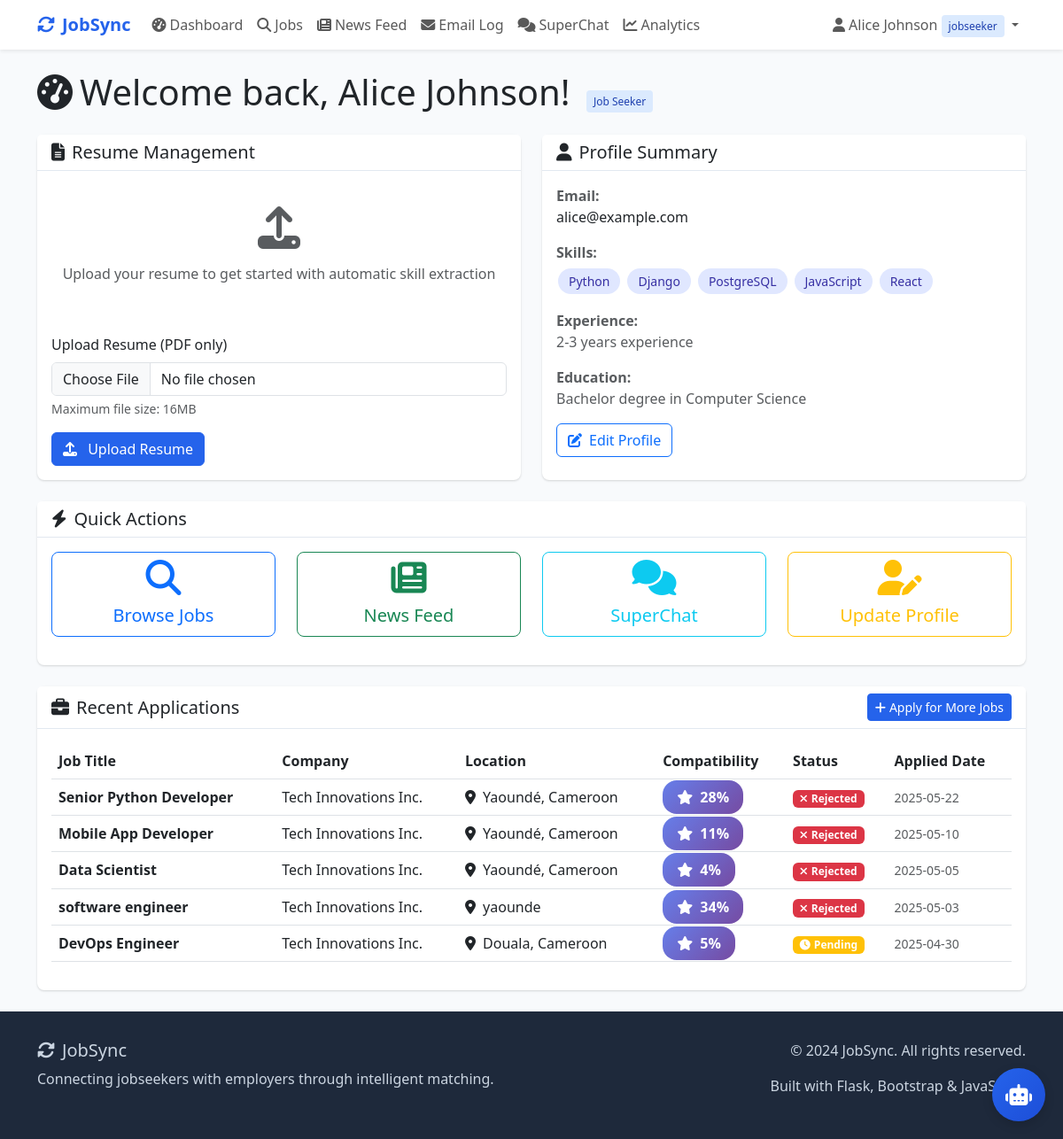
Page /jobseeker_dashboard (signed in) on the committed database.
### tables this page shows
CREATE TABLE user_profiles (
            id INTEGER PRIMARY KEY AUTOINCREMENT,
            user_id INTEGER,
            skills TEXT,
            experience TEXT,
            education TEXT,
            resume_filename TEXT,
            FOREIGN KEY (user_id) REFERENCES users (id)
        );

CREATE TABLE applications (
            id INTEGER PRIMARY KEY AUTOINCREMENT,
            job_id INTEGER,
            applicant_id INTEGER,
            employer_id INTEGER,
            compatibility_score INTEGER,
            status TEXT DEFAULT 'pending',
            applied_at TIMESTAMP DEFAULT CURRENT_TIMESTAMP,
            FOREIGN KEY (job_id) REFERENCES jobs (id),
            FOREIGN KEY (applicant_id) REFERENCES users (id),
            FOREIGN KEY (employer_id) REFERENCES users (id)
        );

CREATE TABLE jobs (
            id INTEGER PRIMARY KEY AUTOINCREMENT,
            employer_id INTEGER,
            title TEXT NOT NULL,
            description TEXT NOT NULL,
            requirements TEXT,
            skills TEXT,
            salary TEXT,
            location TEXT,
            job_type TEXT,
            posted_at TIMESTAMP DEFAULT CURRENT_TIMESTAMP,
            FOREIGN KEY (employer_id) REFERENCES users (id)
        );

CREATE TABLE users (
            id INTEGER PRIMARY KEY AUTOINCREMENT,
            username TEXT NOT NULL,
            email TEXT UNIQUE NOT NULL,
            password TEXT NOT NULL,
            user_type TEXT NOT NULL,
            company_name TEXT,
            created_at TIMESTAMP DEFAULT CURRENT_TIMESTAMP
        );

### app.py (the view)
@app.route('/jobseeker_dashboard')
def jobseeker_dashboard():
    if 'user_id' not in session or session['user_type'] != 'jobseeker':
        return redirect(url_for('login'))
    conn = get_db_connection()
    profile = conn.execute(
        'SELECT * FROM user_profiles WHERE user_id = ?',
        (session['user_id'],)
    ).fetchone()
    applications = conn.execute('''
        SELECT a.*, j.title as job_title, j.location, u.company_name
        FROM applications a
        JOIN jobs j ON a.job_id = j.id
        JOIN users u ON a.employer_id = u.id
        WHERE a.applicant_id = ?
        ORDER BY a.applied_at DESC
        LIMIT 10
    ''', (session['user_id'],)).fetchall()
    conn.close()
    return render_template('jobseeker_dashboard.html', profile=profile, applications=applications)

### app.py (called while the page is built)
def get_db_connection():
    conn = sqlite3.connect('jobportal.db', timeout=30)
    conn.row_factory = sqlite3.Row
    conn.execute('PRAGMA journal_mode=WAL;')
    conn.execute('PRAGMA synchronous=NORMAL;')
    conn.execute('PRAGMA cache_size=10000;')
    conn.execute('PRAGMA temp_store=memory;')
    return conn

### templates/jobseeker_dashboard.html (shortened to what this page needs)
{% extends "base.html" %}
{% block content %}
<div class="row">
    <div class="col-12">
        <h1 class="mb-4">
            <i class="fas fa-tachometer-alt me-2"></i>Welcome back, {{ session.username }}!
            <span class="user-type-badge user-type-jobseeker ms-2">Job Seeker</span>
        </h1>
    </div>
</div>
<div class="row">
    <div class="col-lg-6 mb-4">
        <div class="card h-100">
            <div class="card-header">
                <h5 class="mb-0">
                    <i class="fas fa-file-alt me-2"></i>Resume Management
                </h5>
            </div>
            <div class="card-body">
                {% if profile and profile.resume_filename %}
                    <div class="alert alert-success">
                        <i class="fas fa-check-circle me-2"></i>
                        <strong>Resume uploaded successfully!</strong>
                        <br>
                        <small class="text-muted">File: {{ profile.resume_filename }}</small>
                    </div>
                    {% if profile.skills %}
                    <div class="mb-3">
                        <h6>Extracted Skills:</h6>
                        <div class="d-flex flex-wrap gap-1">
                            {% for skill in profile.skills.split(',') %}
                                <span class="skill-tag">{{ skill.strip() }}</span>
                            {% endfor %}
                        </div>
                    </div>
                    {% endif %}
                    {% if profile.experience %}
                    <div class="mb-3">
                        <h6>Experience:</h6>
                        <p class="text-muted">{{ profile.experience }}</p>
                    </div>
                    {% endif %}
                    {% if profile.education %}
                    <div class="mb-3">
                        <h6>Education:</h6>
                        <p class="text-muted">{{ profile.education }}</p>
                    </div>
                    {% endif %}
                {% else %}
                    <div class="text-center py-4">
                        <i class="fas fa-upload fa-3x text-muted mb-3"></i>
                        <p class="text-muted">Upload your resume to get started with automatic skill extraction</p>
                    </div>
                {% endif %}
                <form action="{{ url_for('upload_resume') }}" method="POST" enctype="multipart/form-data" class="mt-3">
                    <div class="mb-3">
                        <label for="resume" class="form-label">Upload Resume (PDF only)</label>
                        <input type="file" class="form-control" id="resume" name="resume" accept=".pdf" required>
                        <div class="form-text">Maximum file size: 16MB</div>
                    </div>
                    <button type="submit" class="btn btn-primary">
                        <i class="fas fa-upload me-2"></i>
                        {% if profile and profile.resume_filename %}Update Resume{% else %}Upload Resume{% endif %}
                    </button>
                </form>
            </div>
        </div>
    </div>
    <div class="col-lg-6 mb-4">
        <div class="card h-100">
            <div class="card-header">
                <h5 class="mb-0">
                    <i class="fas fa-user me-2"></i>Profile Summary
                </h5>
            </div>
            <div class="card-body">
                <div class="mb-3">
                    <label class="fw-bold text-muted">Email:</label>
                    <p class="mb-2">{{ session.get('email', 'Not available') }}</p>
                </div>
                <div class="mb-3">
                    <label class="fw-bold text-muted">Skills:</label>
                    {% if profile and profile.skills %}
                        <div class="d-flex flex-wrap gap-1 mt-1">
                            {% for skill in profile.skills.split(',') %}
                                <span class="skill-tag">{{ skill.strip() }}</span>
                            {% endfor %}
                        </div>
                    {% else %}
                        <p class="text-muted">Upload your resume to extract skills</p>
                    {% endif %}
                </div>
                <div class="mb-3">
                    <label class="fw-bold text-muted">Experience:</label>
                    <p class="text-muted">{{ profile.experience if profile and profile.experience else 'Not specified' }}</p>
                </div>
                <div class="mb-3">
                    <label class="fw-bold text-muted">Education:</label>
                    <p class="text-muted">{{ profile.education if profile and profile.education else 'Not specified' }}</p>
                </div>
                <a href="{{ url_for('profile') }}" class="btn btn-outline-primary">
                    <i class="fas fa-edit me-2"></i>Edit Profile
                </a>
            </div>
        </div>
    </div>
</div>
<div class="row mb-4">
    <div class="col-12">
        <div class="card">
            <div class="card-header">
                <h5 class="mb-0">
                    <i class="fas fa-bolt me-2"></i>Quick Actions
                </h5>
            </div>
            <div class="card-body">
                <div class="row text-center">
                    <div class="col-md-3 mb-3">
                        <a href="{{ url_for('jobs') }}" class="btn btn-outline-primary btn-lg w-100">
                            <i class="fas fa-search fa-2x mb-2"></i>
                            <br>Browse Jobs
                        </a>
                    </div>
                    <div class="col-md-3 mb-3">
                        <a href="{{ url_for('newsfeed') }}" class="btn btn-outline-success btn-lg w-100">
                            <i class="fas fa-newspaper fa-2x mb-2"></i>
                            <br>News Feed
                        </a>
                    </div>
                    <div class="col-md-3 mb-3">
                        <a href="{{ url_for('chat') }}" class="btn btn-outline-info btn-lg w-100">
                            <i class="fas fa-comments fa-2x mb-2"></i>
                            <br>SuperChat
                        </a>
                    </div>
                    <div class="col-md-3 mb-3">
                        <a href="{{ url_for('profile') }}" class="btn btn-outline-warning btn-lg w-100">
                            <i class="fas fa-user-edit fa-2x mb-2"></i>
                            <br>Update Profile
                        </a>
                    </div>
                </div>
            </div>
        </div>
    </div>
</div>
<div class="row">
    <div class="col-12">
        <div class="card">
            <div class="card-header d-flex justify-content-between align-items-center">
                <h5 class="mb-0">
                    <i class="fas fa-briefcase me-2"></i>Recent Applications
                </h5>
                <a href="{{ url_for('jobs') }}" class="btn btn-sm btn-primary">
                    <i class="fas fa-plus me-1"></i>Apply for More Jobs
                </a>
            </div>
            <div class="card-body">
                {% if applications %}
                    <div class="table-responsive">
                        <table class="table table-hover">
                            <thead>
                                <tr>
                                    <th>Job Title</th>
                                    <th>Company</th>
                                    <th>Location</th>
                                    <th>Compatibility</th>
                                    <th>Status</th>
                                    <th>Applied Date</th>
                                </tr>
                            </thead>
                            <tbody>
                                {% for app in applications %}
                                <tr>
                                    <td>
                                        <strong>{{ app.job_title }}</strong>
                                    </td>
                                    <td>{{ app.company_name or 'N/A' }}</td>
                                    <td>
                                        <i class="fas fa-map-marker-alt me-1"></i>
                                        {{ app.location }}
                                    </td>
                                    <td>
                                        <span class="compatibility-score">
                                            <i class="fas fa-star me-1"></i>
                                            {{ app.compatibility_score }}%
                                        </span>
                                    </td>
                                    <td>
                                        {% if app.status == 'pending' %}
                                            <span class="badge bg-warning">
                                                <i class="fas fa-clock me-1"></i>Pending
                                            </span>
                                        {% elif app.status == 'accepted' %}
                                            <span class="badge bg-success">
                                                <i class="fas fa-check me-1"></i>Accepted
                                            </span>
                                        {% else %}
                                            <span class="badge bg-danger">
                                                <i class="fas fa-times me-1"></i>Rejected
                                            </span>
                                        {% endif %}
                                    </td>
                                    <td>
                                        <small class="text-muted">
                                            {{ app.applied_at.split(' ')[0] if app.applied_at else 'N/A' }}
                                        </small>
                                    </td>
                                </tr>
                                {% endfor %}
                            </tbody>
                        </table>
                    </div>
                {% endif %}
            </div>
        </div>
    </div>
</div>
{% endblock %}

### templates/base.html (style rules this page uses)
:root { --primary-color: #2563eb; --secondary-color: #64748b; --success-color: #10b981; --danger-color: #ef4444; --warning-color: #f59e0b; }
body { background-color: #f8fafc; font-family: 'Segoe UI', Tahoma, Geneva, Verdana, sans-serif; }
.btn-primary { background-color: var(--primary-color); border-color: var(--primary-color); }
.card { border: none; box-shadow: 0 1px 3px 0 rgba(0, 0, 0, 0.1), 0 1px 2px 0 rgba(0, 0, 0, 0.06); border-radius: 0.5rem; }
.card-header { background-color: #fff; border-bottom: 1px solid #e2e8f0; font-weight: 600; }
.compatibility-score { background: linear-gradient(135deg, #667eea 0%, #764ba2 100%); color: white; padding: 0.5rem 1rem; border-radius: 1rem; font-weight: bold; }
.skill-tag { background-color: #e0e7ff; color: #3730a3; padding: 0.25rem 0.75rem; border-radius: 1rem; font-size: 0.875rem; margin: 0.125rem; display: inline-block; }
.user-type-badge { font-size: 0.75rem; padding: 0.25rem 0.5rem; border-radius: 0.25rem; }
.user-type-jobseeker { background-color: #dbeafe; color: #1e40af; }

### rows in the picture
user_profiles: experience "2-3 years experience", education "Bachelor degree in Computer Science"
applications: job_title "Senior Python Developer", company_name "Tech Innovations Inc.", location "Yaoundé, Cameroon", compatibility_score "28", status "rejected" (drawn), applied_at "2025-05-22"
applications: job_title "Mobile App Developer", company_name "Tech Innovations Inc.", location "Yaoundé, Cameroon", compatibility_score "11", status "rejected" (drawn), applied_at "2025-05-10"
applications: job_title "Data Scientist", company_name "Tech Innovations Inc.", location "Yaoundé, Cameroon", compatibility_score "4", status "rejected" (drawn), applied_at "2025-05-05"
applications: job_title "software engineer", company_name "Tech Innovations Inc.", location "yaounde", compatibility_score "34", status "rejected" (drawn), applied_at "2025-05-03"
applications: job_title "DevOps Engineer", company_name "Tech Innovations Inc.", location "Douala, Cameroon", compatibility_score "5", status "pending" (drawn), applied_at "2025-04-30"

### other values in the picture
{{ session.username }} "Alice Johnson"
{{ session.user_type }} "jobseeker"
{{ session.get('email', 'Not available') }} "alice@example.com"
{{ skill.strip() }} "Python" "Django" "PostgreSQL" "JavaScript" "React"
